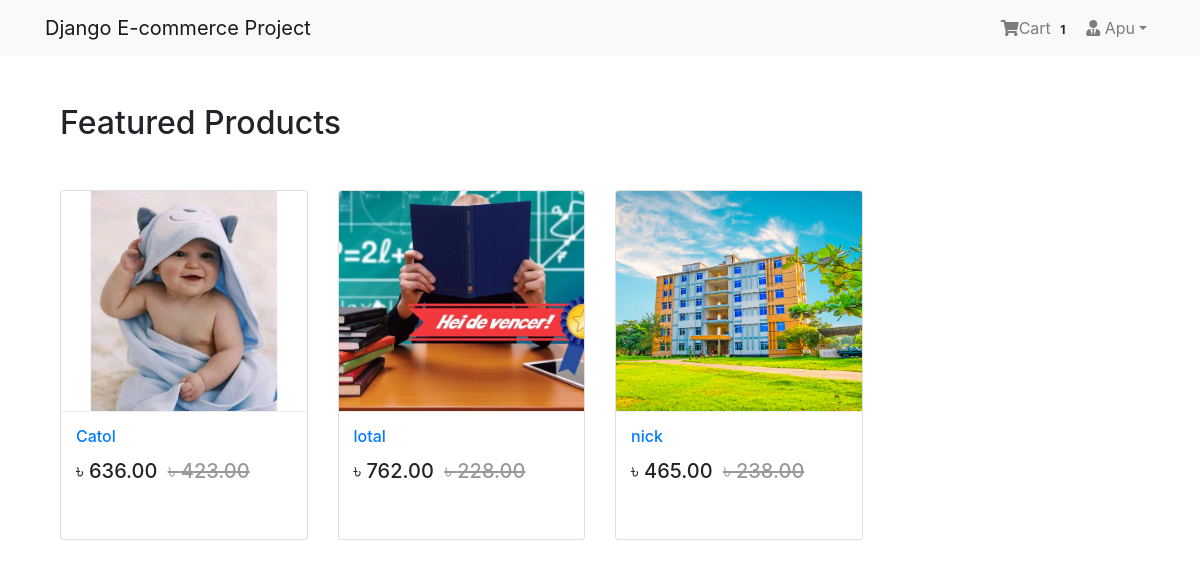
The page / (signed in) on the database its author committed.
### App_Login/models.py (models this page shows, shortened)
class User(AbstractBaseUser, PermissionsMixin):
    email = models.EmailField(unique=True, null=False)
    is_staff = models.BooleanField(
        ugettext_lazy('staff status'),
        default=False,
        help_text = ugettext_lazy('Designates whether the user can log in the site')
    )
    is_active = models.BooleanField(
        ugettext_lazy('active'),
        default=True,
        help_text=ugettext_lazy('Designates whether this user should be treated as active. Unselect this instead of deleting accounts')
    )
    USERNAME_FIELD = 'email'
    objects = MyUserManager()

class Profile(models.Model):
    user = models.OneToOneField(User, on_delete=models.CASCADE, related_name='profile')
    username = models.CharField(max_length=264, blank=True)
    full_name = models.CharField(max_length=264, blank=True)
    address_1 = models.TextField(max_length=300, blank=True)
    city = models.CharField(max_length=40, blank=True)
    zipcode = models.CharField(max_length=10, blank=True)
    country = models.CharField(max_length=50, blank=True)
    phone = models.CharField(max_length=20, blank=True)
    date_joined = models.DateTimeField(auto_now_add=True)

### App_Order/models.py (models this page shows, shortened)
class Order(models.Model):
    orderitems = models.ManyToManyField(Cart)
    user = models.ForeignKey(settings.AUTH_USER_MODEL, on_delete=models.CASCADE)
    ordered = models.BooleanField(default=False)
    created = models.DateTimeField(auto_now_add=True)
    paymentId = models.CharField(max_length=264, blank=True, null=True)
    orderId = models.CharField(max_length=200, blank=True, null=True)

### App_Shop/models.py (models this page shows, shortened)
class Product(models.Model):
    mainimage = models.ImageField(upload_to='Products')
    name = models.CharField(max_length=264)
    category = models.ForeignKey(Category, on_delete=models.CASCADE, related_name='category')
    preview_text = models.TextField(max_length=200, verbose_name='Preview Text')
    detail_text = models.TextField(max_length=1000, verbose_name='Description')
    price = models.FloatField()
    old_price = models.FloatField(default=0.00)
    created = models.DateTimeField(auto_now_add=True)
    class Meta:
        ordering = ['-created',]

### App_Shop/views.py (the view)
# urls.py: path('', views.Home.as_view(), name='home'),
class Home(ListView):
    model = Product
    template_name = 'App_Shop/home.html'

### App_Order/templatetags/cart_tag.py (called while the page is built)
@register.filter
def cart_total(user):
    order = Order.objects.filter(user=user, ordered=False)
    if order.exists():
        return order[0].orderitems.count()
    else:
        return 0

### templates/App_Shop/home.html
{% extends 'base.html' %}
{% block body_block %}
<div class="container">
  <h2 class="my-5">Featured Products</h2>
  <div class="row">
    {% for product in object_list %}
    <div class="col-md-6 col-sm-12 col-lg-3">
      <figure class="card card-product">
        <div class="img-wrap">
          <img src="/media/{{product.mainimage}}" style="width:100%; height:300px;">
        </div>
        <figcaption class="info-wrap">
          <h6 class="title"><a href="{% url 'App_Shop:product_detail' pk=product.pk %}">{{product.name}}</a></h6>
          <div class="action-wrap">
            <div class="price-wrap h5">
              <span class="price-new">&#2547; {{product.price|floatformat:2}}</span>
              <span class="price-old"><strike>&#2547; {{product.old_price|floatformat:2}}</strike></span>
            </div>
          </div>
        </figcaption>
      </figure>
    </div>
    {% endfor %}
  </div>
</div>
{% endblock %}

### templates/base.html (shortened to what this page needs)
{% load static %}
<!DOCTYPE html>
<html lang="en" dir="ltr">
  <head>
    <link rel="stylesheet" href="https://stackpath.bootstrapcdn.com/bootstrap/4.3.1/css/bootstrap.min.css">
    <link href="https://cdnjs.cloudflare.com/ajax/libs/font-awesome/5.10.2/css/all.css" rel="stylesheet">
    <link rel="stylesheet" href="{% static 'css/main.css' %}">
  </head>
  <body>
    {% include 'navbar.html' %}
    <div class="container">
      {% block body_block %} {% endblock %}
    </div>
  </body>
</html>

### templates/navbar.html (shortened to what this page needs)
{% load cart_tag %}
<nav class="navbar navbar-expand-lg navbar-light bg-light">
    <div class="container">
      <a class="navbar-brand" href="{% url 'App_Shop:home' %}">Django E-commerce Project</a>
      <div class="collapse navbar-collapse" id="navbarNav">
    <ul class="navbar-nav ml-auto">
      {% if request.user.is_authenticated %}
      <li class="nav-item">
        <a href="{% url 'App_Order:cart' %}" class="nav-link">
        <i class="fa fa-shopping-cart"></i>Cart
        <span class="badge badge-light">{{ request.user | cart_total }}</span>
        </a>
      </li>
      <li class="nav-item dropdown">
        <a class="nav-link dropdown-toggle" href="#" id="navbarDropdown" role="button" data-toggle="dropdown" aria-haspopup="true" aria-expanded="false"><i class="fas fa-user-tie"></i> {{request.user.profile.username}}</a>
      </li>
      {% else %}
      <li class="nav-item">
        <a href="{% url 'App_Login:login' %}" class="btn btn-primary">Login</a>
      </li>
      {% endif %}
    </ul>
  </div>
    </div>
</nav>

### templates/base.html (style rules this page uses)
.card { height: 350px; }
.card-product:after { content: ""; display: table; clear: both; visibility: hidden; }
.card-product .price-new, .card-product .price { margin-right: 5px; }
.card-product .price-old { color: #999; }
.card-product .img-wrap { border-radius: 3px 3px 0 0; overflow: hidden; position: relative; height: 220px; text-align: center; }
.card-product .img-wrap img { max-height: 100%; max-width: 100%; object-fit: cover; }
.card-product .info-wrap { overflow: hidden; padding: 15px; border-top: 1px solid #eee; }
.card-product .action-wrap { padding-top: 4px; margin-top: 4px; }
.card-product .title { margin-top: 0px; }

### rows shown on the page
User: user|cart_total "1", user.profile.username "Apu"
Product: mainimage (picture), name "Catol", price "636.00", old_price "423.00"
Product: mainimage (picture), name "lotal", price "762.00", old_price "228.00"
Product: mainimage (picture), name "nick", price "465.00", old_price "238.00"
